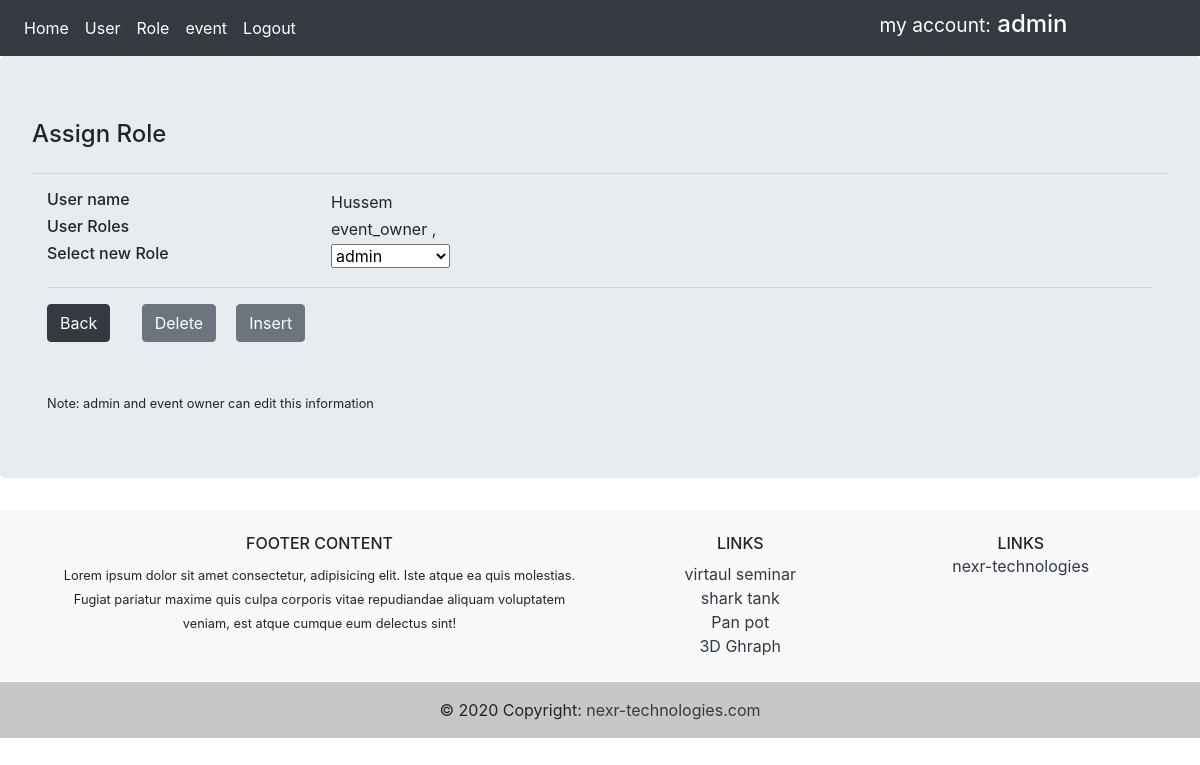
Before: /userdetail/2/role (signed in) with the older database file.
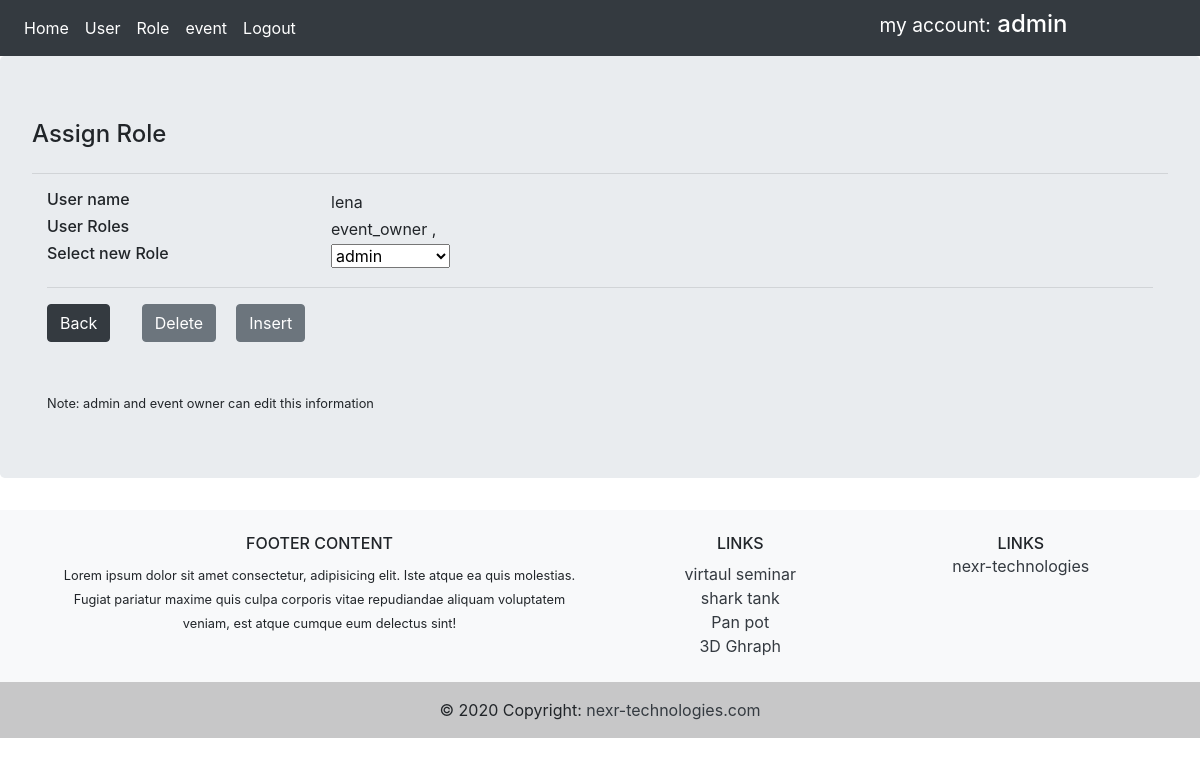
After: the same page with the newer database file.
### app/models.py (models this page shows)
class User(db.Model, UserMixin):
    id = db.Column(db.Integer, primary_key=True)
    username = db.Column(db.String(30), unique=True, nullable=False)
    email = db.Column(db.String(60), unique=True, nullable=False)
    password = db.Column(db.String(60), nullable=False)
    events = db.relationship('Event', backref='eventowner', lazy=True)
    roles = db.relationship('Role', backref='roleuser', lazy=True)
    def __repr__(self):
        return f'{self.__class__.__name__}({self.id}, {self.username})'

### app/routes.py (the view)
@app.route('/userdetail/<int:user_id>/role')
@login_required
def user_role(user_id):
    print(current_user)
    if current_user.username != 'admin':
        abort(403)
    roleform = RoleForm()
    user = User.query.get_or_404(user_id)
    roleform.username = user.username
    roleform.user_id = user.id
    roleform.role.choices = [(rolename.id, rolename.role_name)
                             for rolename in Rolename.query.all()]
    roleform.role.default = '1'  # set admin as defailt value
    roleform.process()
    users_roles = Role.query.filter_by(user_id=user_id)
    myRole = ''
    for x in users_roles:
        myRole += x.rolename.role_name + '  ,'
    roleform.roles = myRole
    return render_template('user_role.html', form=roleform)

### app/forms.py
class RoleForm(FlaskForm):
    role = SelectField('Role')
    username = StringField('User name')
    user_id = StringField('User id')
    roles = StringField('User''s role')

### app/models.py (called while the page is built)
@login_manager.user_loader
def load_user(user_id):
    return User.query.get(int(user_id))

### app/templates/user_role.html (shortened to what this page needs)
{% extends 'base.html' %}
{% block content %}
<div class="container">
    <div class="row">
        <div>
            <h4> Assign Role </h4>
        </div>
    </div>
</div>
<hr />
<form action="" method="POST">
    <div class="container">
        <div class="row">
            <div class="col-3">
                <h6> User name</h6>
            </div>
            <div class="col-sm">
                {{ form.username }}
            </div>
        </div>
        <div class="row">
            <div class="col-3">
                <h6> User Roles</h6>
            </div>
            <div class="col-sm">
                {{ form.roles }}
            </div>
        </div>
        <div class="row">
            <div class="col-3">
                <h6> Select new Role</h6>
            </div>
            <div class="col-sm">
                {{ form.role }}
            </div>
        </div>
        <hr />
        <div class=row>
            <div class="col-1">
                <a href="{{ url_for('userdetail', user_id=form.user_id) }}" class="btn btn-dark"> Back </a>
            </div>
            <div class="col-1">
                {% if current_user.username == 'admin' %}
                <a id="hrefDelete" href="{{ url_for('roles_delete', user_id=form.user_id, role_id=1) }}"
                    class="btn btn-secondary">Delete</a>
            </div>
            <div class="col-1">
                <a id="hrefInsert" href="{{ url_for('roles_insert', user_id=form.user_id, role_id=1) }}"
                    class="btn btn-secondary">Insert</a>
            </div>
            {% endif %}
        </div>
        <br>
        <br>
        <div class="row">
            <div class="col-12">
                <small> Note: admin and event owner can edit this information </small>
            </div>
        </div>
    </div>
</form>
{% endblock %}

Changed rows visible on the page:
changed User: username "Hussem" → "lena"
